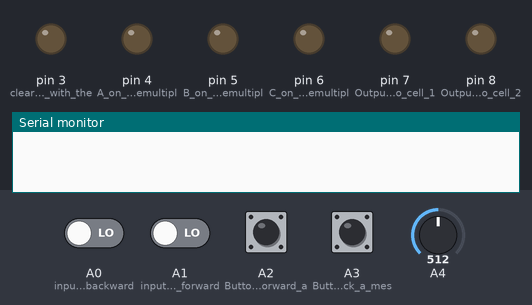
A sketch run on a simulated Arduino Uno, built with avr-gcc and run on an emulated ATmega328P. Shown: output pins drawn as LEDs (lit = HIGH), the last lines printed to the serial monitor. Dashed ring = blinking. The test bench sets the inputs (shaded band); at power-on: A0 (input_to_move_backward), A1 (input_to_move_forward), A2 (Button_to_move_forward_a), A3 (Button_to_move_back_a_mes) LOW, A4 = 512. Pins used as bus, display or sensor lines are not drawn.

Above: at 1.2 s.
1.3 s: A1 (input_to_move_forward) driven HIGH
At 2.7 s:
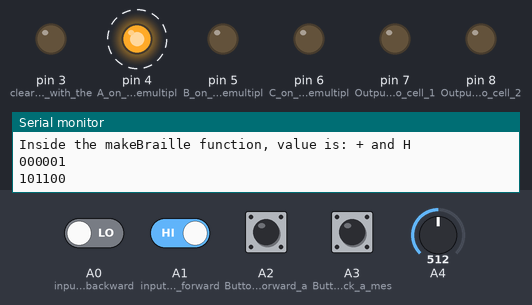
4.8 s: A4 set to 122
8.3 s: A2 (Button_to_move_forward_a) pulled HIGH for 1 s
14.4 s: A1 (input_to_move_forward) driven LOW
At 17.2 s:
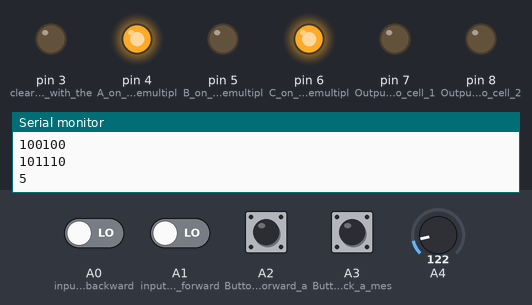
23.5 s: A2 (Button_to_move_forward_a) pulled HIGH for 0.15 s
At 32.09 s:
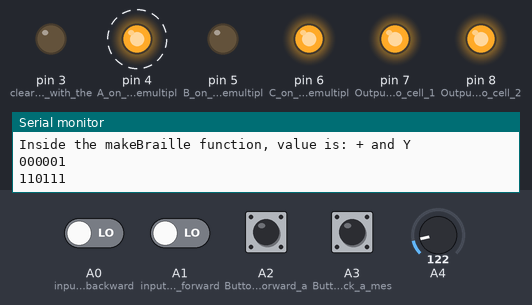
33.5 s: A1 (input_to_move_forward) driven HIGH
At 34.55 s:
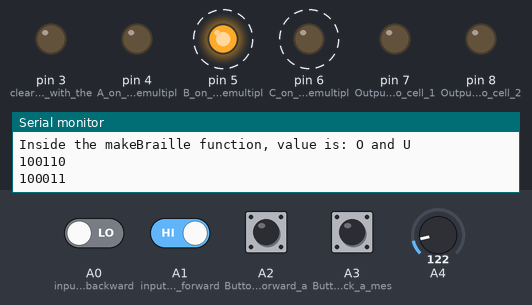
Timing chart, 0 to 48.2 s (numbered marks = the images above; inputs shaded):
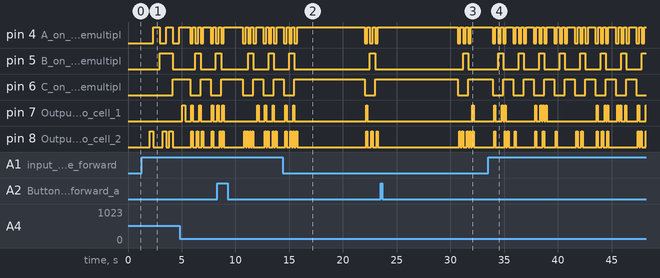

The sketch:

StringParsed_ButMes_easyPrint.ino
```cpp
/*
Written on April 8th, 2019 by Michael Dufek
This code is designed to test parsing the text into cells through use of a dictionary and if statements
Note this code loops automatically with a short break between scrolls, future versions will implement buttons
Special thanks to Pizzle on Discord for his help in troubleshooting a previous version of the project~
Note I tried to do the code with various libraries being made but could not fix it. Will try to update that in later
*/
  char dictionary[50][9]= //Please note if you change the first value, you MUST change j to match minus 1
    {
      "A 100000", "B 101000", "C 110000", "D 110100", "E 100100", "F 111000", "G 111100", "H 101100", "I 011000", "J 011100",
      "K 100010", "L 101010", "M 110010", "N 110110", "O 100110", "P 111010", "Q 111110", "R 101110", "S 011010", "T 011110",
      "U 100011", "V 101011", "W 011101", "X 110011", "Y 110111", "Z 100111", "1 100000", "2 101000", "3 110000", "4 110100",
      "5 100100", "6 111000", "7 111100", "8 101100", "9 011000", "0 011100", ". 001101", ", 001000", ", 001000", "? 001000",
      "; 001010", "! 001110", "\" 001011", "- 000011", "' 000010", "{ 001111", "* 010111", "+ 000001" //Note that + and * are not the actual braille + and *, but symbols to denote caps and number. Replace with new characters if adding their actual code to dictionary
    };

  String messages[20] =
    {
      "Hello there!", "General Kenobi", "You are a bold one", "Sith Lords are our speciality", "He1l0 w0rld"
    };

  int j=49; //Note this MUST match the size of the dictionary entries minus 1! Larger means you will run out of the array bounds, smaller means you wont search each entry!
  int i=0;
  int k=2;
  int p=4; //Note this MUST match the size of the messages entries minus 1!
  int delayValue=200;
  String hello = "Hello there!";
  int curState9=0, curState10=0, prevState9=0, prevState10=0;
  int timer=0;
  int pressed=0;
  int counter=0;
  bool check, written;
  int potValue;
  int address = 000;
  String addressString = "";
//******************************************************************************************************************************************************************************


void setup() {
  Serial.begin(9600);//makes the arduino able to output to the console in the topright of the screen.

  pinMode(A0, INPUT);//input to move backward
  pinMode(A1, INPUT);//input to move forward
  pinMode(A2, INPUT);//Button to move forward a message
  pinMode(A3, INPUT);//Button to move back a message

  pinMode(A4, INPUT);

  pinMode(4, OUTPUT);//A on the 1-to-8 demultiplexor
  pinMode(5, OUTPUT);//B on the 1-to-8 demultiplexor
  pinMode(6, OUTPUT);//C on the 1-to-8 demultiplexor
  pinMode(7, OUTPUT);//Outputs to cell 1
  pinMode(8, OUTPUT);//Outputs to cell 2
  pinMode(2, OUTPUT);//Reset for the cells
/*
  attachInterrupt(digitalPinToInterrupt(2), forwardMessage, RISING);
  attachInterrupt(digitalPinToInterrupt(3), backMessage, RISING);
*/
  digitalWrite(2, 1);
  delay(3);
  digitalWrite(2,0);
}
//Note the Serial.print's are used for diagnostic and display purposes.

//******************************************************************************************************************************************************************************


void loop() {
Bail:
  int  n=0;
  while(n<hello.length()) //ensure we don't run out of bounds on the string
  {
    pressed=0;
    timer=0;
    while(pressed==0 && timer<1000) //wait for a timer of two seconds or a button press to change the current cell display
    {
      if(digitalRead(A0)==1){pressed=1;}
      if(digitalRead(A1)==1){pressed=2;}
      if(digitalRead(A2)==1){hello = forwardMessage(hello); Serial.println("returned with up a message"); goto Bail;}
      if(digitalRead(A3)==1){hello = backMessage(hello);Serial.println("returned with down a message"); goto Bail;}
      delay(6);
      timer++;
    }

    if(pressed==1) //backs n up so it can scroll back to previous characters
    {
      delay(400);
      if(check==false){counter=4;}
      else{counter=2;}

      while(n>=0 && counter!=0)
      {
        if(n!=0){n--;}
        counter--;
      }
      check=false;
    }

    if(pressed==2) {delay(400);}//moves you forward

    pinMode(3, OUTPUT); //clear the cells with the next four lines
    digitalWrite(2,1);
    delay(10);
    digitalWrite(2,0);

    pressed=0;
    timer=0;
    written=false;

    if(isUpperCase(hello[n]) && written==false) //check if I need the uppercase cell
    {
      Serial.println("Printing cap letter");
      makeBraille('+', hello[n]); //Send the braille cells for capital and the char
      n++;
     Serial.println(n);
     check=true;
     written=true;
    }

    if(isDigit(hello[n]) && written==false)//check if i need the digit cell
    {
      Serial.println("Printing number");
      makeBraille('*', hello[n]); //Send the braille cells for number and the char
      n++;
      Serial.println(n);
      check=true;
      written=true;
    }

    if(n<(hello.length()-1) && !(isUpperCase(hello[n])) && !(isDigit(hello[n])) && written==false) //Checks if the character is in bounds and isn't a number or caps. probably redundant but not near the program byte cap
    {
      if(!(isUpperCase(hello[n+1])) && !(isDigit(hello[n+1]))) //Checks if the char after the current wouldn't require two cells (ie caps or number)
      {
      Serial.println("Printing 2 letters");
        makeBraille(hello[n], hello[n+1]); //Print the current char and the next
        n++;
        n++;
        Serial.println(n);
      }
      else
      {
      Serial.println("Printing 1 letter and hyphon");
        makeBraille(hello[n], '-'); //Prints the current letter and the hyphon so you know the word is continued next but couldn't fit
        n++;
        Serial.println(n);
      }
    written=true;
    }
    if(n==(hello.length()-1) && !(isUpperCase(hello[n])) && !(isDigit(hello[n])) && written==false) //checks to see if it is the end of the string and if so prints the last char and a space
    {
      Serial.println("Printing one letter and space");
      makeBraille(hello[n], ' ');
      n++;
      Serial.println(n);
      written=true;
    }

  }
}


//******************************************************************************************************************************************************************************


void makeBraille(char c, char d){
  int i=0;
  int k=2;
  digitalWrite(7,0);
  digitalWrite(8,0);

  bool found = false;
  String value1 = "";
  String value2 = "";

  potValue = analogRead(A4);
  if(potValue<=0){potValue=1;}
  if(potValue>300){potValue=300;}
  delayValue=(potValue);
  /*
  Serial.print("About to search. Found: ");
  Serial.print(found);
  Serial.print(" i: ");
  Serial.println(i);
  */

  c = charUpper(c); //using char upper to search the array
  d = charUpper(d);

  //The following four lines are for diagnostic purposes
  Serial.print("Inside the makeBraille function, value is: ");
  Serial.print(c);
  Serial.print(" and ");
  Serial.println(d);

  //!!!!!!!!!!!!!!!!!!!!!!!!!!!!!!!!!!!!!!!!!!!!!!!!!!!Get first value
  if( c != ' ') //set up the first value
  {
  while(i<j && found==false) //checks to see if it has found the char while also ensuring it doesn't run out of bounds if it hasn't.
  {

      if(dictionary[i][0]==c) //check if the current location in the dictionary matches the current char
      {
        //Serial.println("Found letter: " + c);
         while(k<8) //this while loop assembles a string from the char array to parse out later
         {
          value1 += dictionary[i][k];
          k++;
          found = true;
         }
       Serial.println(value1);
      }
      i++;
    }//end the while.

    if(found == false) //Couldn't find it
    {
      Serial.println("This was not the char we were looking for");
      value1 = "111111";//this is the default for a character not found in the dictionary, all bumps
    }
    }
    else
    {
      Serial.println("It is a space");
      value1 = "000000";
     }

  i=0;
  k=2;
  found=false;
  //!!!!!!!!!!!!!!!!!!!!!!!!!!!!!!!!!!!!!!!!!!!!!!!!!!!Get second value, look at instructions for c
  if( d != ' ') //set up the first value
  {
  while(i<j && found==false)
  {

    if(dictionary[i][0]==d)
    {
      //Serial.println("Found letter: " + c);
       while(k<8)
       {
        value2 += dictionary[i][k];
        k++;
        found = true;
       }
     Serial.println(value2);
    }
    i++;
  }
  if(found == false)
  {
    Serial.println("This was not the char we were looking for");
    value2 = "111111";//this is the default for a character not found in the dictionary, all bumps
  }
  }
  else
  {
    Serial.println("It is a space");
    value2 = "000000";
  }
  int l = 0;


  /*
  digitalWrite(4,0);//Sets A
  digitalWrite(5,0);//Sets B
  digitalWrite(6,0);//Sets C
  delay(delayValue);
  if(value1[l]=='0'){digitalWrite(7,0);} //this if-else controls whether the current cell location is a 1 or a 0 based on the string location
  else{digitalWrite(7,1);}
  if(value2[l]=='0'){digitalWrite(8,0);}
  else{digitalWrite(8,1);}
  l++;
  delay(delayValue);
  digitalWrite(7,0);//Clear output 1
  digitalWrite(8,0);//Clear output 2
  */

  while(l<6)
  {
    address=makeAddress(l);
    addressString=address; //sets the string value for the address pins. Value and size of the address is explained in its method.
    /*
    Serial.print("Address is: ");
    Serial.println(address);
    Serial.print("Address string is: ");
    Serial.println(addressString);
    //blah blah the above four lines are diagnostic
    */
    if(addressString[3]=='0'){digitalWrite(4,0);} //this if-else controls whether the LSB of the address is a 1 or a 0
    else{digitalWrite(4,1);}

    if(addressString[2]=='0'){digitalWrite(5,0);} //this if-else controls whether the biddle bit of the address is a 1 or a 0
    else{digitalWrite(5,1);}

    if(addressString[1]=='0'){digitalWrite(6,0);} //this if-else controls whether the MSB of the address is a 1 or a 0
    else{digitalWrite(6,1);}

    delay(delayValue);

    if(value1[l]=='0'){digitalWrite(7,0);}//this if-else controls whether the current cell location is a 1 or a 0 based on the string location
    else{digitalWrite(7,1);}
    if(value2[l]=='0'){digitalWrite(8,0);}//this if-else controls whether the current cell location is a 1 or a 0 based on the string location
    else{digitalWrite(8,1);}

    delay(delayValue);

    digitalWrite(7,0);//Reset the two outputs to avoid contamination
    digitalWrite(8,0);
    l++;
  }
}


//******************************************************************************************************************************************************************************


char charUpper(char c)
{
  if(c=='a'){c='A';}
  if(c=='b'){c='B';}
  if(c=='c'){c='C';}
  if(c=='d'){c='D';}
  if(c=='e'){c='E';}
  if(c=='f'){c='F';}
  if(c=='g'){c='G';}
  if(c=='h'){c='H';}
  if(c=='i'){c='I';}
  if(c=='j'){c='J';}
  if(c=='k'){c='K';}
  if(c=='l'){c='L';}
  if(c=='m'){c='M';}
  if(c=='n'){c='N';}
  if(c=='o'){c='O';}
  if(c=='p'){c='P';}
  if(c=='q'){c='Q';}
  if(c=='r'){c='R';}
  if(c=='s'){c='S';}
  if(c=='t'){c='T';}
  if(c=='u'){c='U';}
  if(c=='v'){c='V';}
  if(c=='w'){c='W';}
  if(c=='x'){c='X';}
  if(c=='y'){c='Y';}
  if(c=='z'){c='Z';}
  return(c);
}


//******************************************************************************************************************************************************************************


String setStringEqual(String temp1, String temp2)
{
  Serial.print("Setting hello equal to new string: ");
  Serial.println(temp2);
  temp1="";
  int n=0;
  while(n<temp2.length())
  {
    //Serial.println(temp1);
    temp1+=temp2[n];
    n++;
  }
  Serial.println(temp1);
  return(temp1);
}


//******************************************************************************************************************************************************************************


bool areStringsEqual(String temp1, String temp2)
{
  Serial.println("Checking if equal");
  bool answer=false;
  bool check=true;
  int n=0;
  if(temp1.length() != temp2.length()){answer=false;}
  else
  {
    while(check==true && n<temp1.length() && n<temp2.length())
    {
     if(temp1[n]== temp2[n]){check=true;}
     else{check=false;}
     n++;
    }
    if(check){answer=true;}
  }
  return(answer);
}


//******************************************************************************************************************************************************************************


String forwardMessage(String hello)
{
  delay(1000);
  Serial.println("Attempting to go up array");
  int n=0;
  while(!areStringsEqual(hello, messages[n]) && n<p)
  {n++; /*Serial.println(n);*/}
  if(n != p){hello = setStringEqual(hello, messages[n+1]); Serial.println("Got the new message");}
  return(hello);
}


//******************************************************************************************************************************************************************************


String backMessage(String hello)
{
  delay(1000);
  Serial.println("Attempting to go down array");
  int n=p;
  while(!areStringsEqual(hello, messages[n]) && n>0)
  {n--;/*Serial.println(n);*/}
  if(n > 0){hello = setStringEqual(hello, messages[n-1]); Serial.println("Got the new message");}
  return(hello);
}


//******************************************************************************************************************************************************************************

/* Okay makeAddress takes in an integer from 0-5 and returns the important address.
 * Normally the address would be three bits, ABC. However, due to the system rounding my ints, I had to throw a significan figure out to the left of the address to keep the code from rounding
 * In effect, the address is 1CBA where the 1 is ignored, and CBA form the correct address the system needs.
 */
int makeAddress(int n)
{
  int address=0;
  if(n==0){address=1000;}
  if(n==1){address=1001;}
  if(n==2){address=1010;}
  if(n==3){address=1011;}
  if(n==4){address=1100;}
  if(n==5){address=1101;}
  return(address);
}
```

Measured:
- after the input at 1.3 s, pin 4 (A_on_the_1-to-8_demultipl): alternates HIGH for 0.60 s and LOW for 0.60 s, starting after 1.0 s; pin 5 (B_on_the_1-to-8_demultipl): LOW → HIGH after 1.6 s, → LOW 1.2 s later
- after the input at 14.4 s, pin 5 (B_on_the_1-to-8_demultipl): LOW → HIGH after 8.1 s, → LOW 0.49 s later; pin 6 (C_on_the_1-to-8_demultipl): HIGH → LOW after 7.6 s, → HIGH 0.98 s later
- after the input at 23.5 s, pin 7 (Outputs_to_cell_1): LOW → HIGH after 8.5 s, → LOW 0.12 s later
- after the input at 33.5 s, pin 5 (B_on_the_1-to-8_demultipl): alternates HIGH for 0.49 s and LOW for 1.4 s, starting after 0.93 s; pin 6 (C_on_the_1-to-8_demultipl): alternates HIGH for 0.94 s and LOW for 0.98 s, starting after 0.44 s
